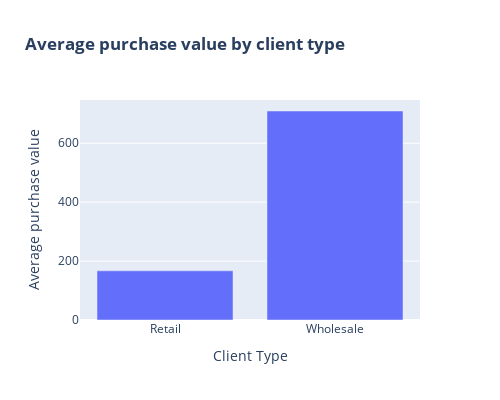

Notebook cell for this chart:
### Code cell
# Create bar chart trace
fig = px.bar(avg_purchase_value,
             x="client_type",
             y="total",
             title="<b>Average purchase value by client type</b>",
             labels={"client_type": "Client Type", "total": "Average purchase value"})

# Set size
fig.update_layout(width=500, height=400) 

# Show the plot
fig.show()

### Figure 1 — Plotly figure (JSON) as saved in the notebook; plotly's stock layout.template omitted (floating-point values rounded to 4 significant figures)
{"data": [{"alignmentgroup": "True", "hovertemplate": "Client Type=%{x}<br>Average purchase value=%{y}<extra></extra>", "legendgroup": "", "marker": {"color": "#636efa", "pattern": {"shape": ""}}, "name": "", "offsetgroup": "", "orientation": "v", "showlegend": false, "textposition": "auto", "x": ["Retail", "Wholesale"], "xaxis": "x", "y": [167.1, 709.5], "yaxis": "y", "type": "bar"}], "layout": {"xaxis": {"anchor": "y", "domain": [0, 1], "title": {"text": "Client Type"}}, "yaxis": {"anchor": "x", "domain": [0, 1], "title": {"text": "Average purchase value"}}, "legend": {"tracegroupgap": 0}, "title": {"text": "<b>Average purchase value by client type</b>"}, "barmode": "relative", "width": 500, "height": 400}}
